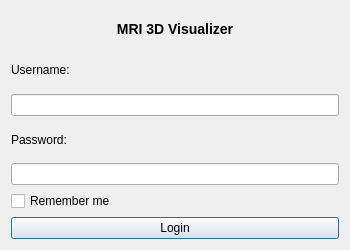
<?xml version="1.0" encoding="UTF-8"?>
<ui version="4.0">
 <class>LoginDialog</class>
 <widget class="QDialog" name="LoginDialog">
  <property name="geometry">
   <rect>
    <x>0</x>
    <y>0</y>
    <width>350</width>
    <height>250</height>
   </rect>
  </property>
  <property name="windowTitle">
   <string>Admin Login</string>
  </property>
  <layout class="QVBoxLayout" name="verticalLayout">
   <item>
    <widget class="QLabel" name="label">
     <property name="text">
      <string>MRI 3D Visualizer</string>
     </property>
     <property name="alignment">
      <set>Qt::AlignCenter</set>
     </property>
     <property name="styleSheet">
      <string notr="true">font-weight: bold; font-size: 14px;</string>
     </property>
    </widget>
   </item>
   <item>
    <widget class="QLabel" name="label_2">
     <property name="text">
      <string>Username:</string>
     </property>
    </widget>
   </item>
   <item>
    <widget class="QLineEdit" name="usernameEdit"/>
   </item>
   <item>
    <widget class="QLabel" name="label_3">
     <property name="text">
      <string>Password:</string>
     </property>
    </widget>
   </item>
   <item>
    <widget class="QLineEdit" name="passwordEdit">
     <property name="echoMode">
      <enum>QLineEdit::Password</enum>
     </property>
    </widget>
   </item>
   <item>
    <widget class="QCheckBox" name="rememberCheck">
     <property name="text">
      <string>Remember me</string>
     </property>
    </widget>
   </item>
   <item>
    <layout class="QHBoxLayout" name="horizontalLayout">
     <item>
      <widget class="QPushButton" name="loginButton">
       <property name="text">
        <string>Login</string>
       </property>
      </widget>
     </item>
     <!-- Removed the empty <item> that was here -->
    </layout>
   </item>
  </layout>
 </widget>
 <resources/>
 <connections/>
</ui>
